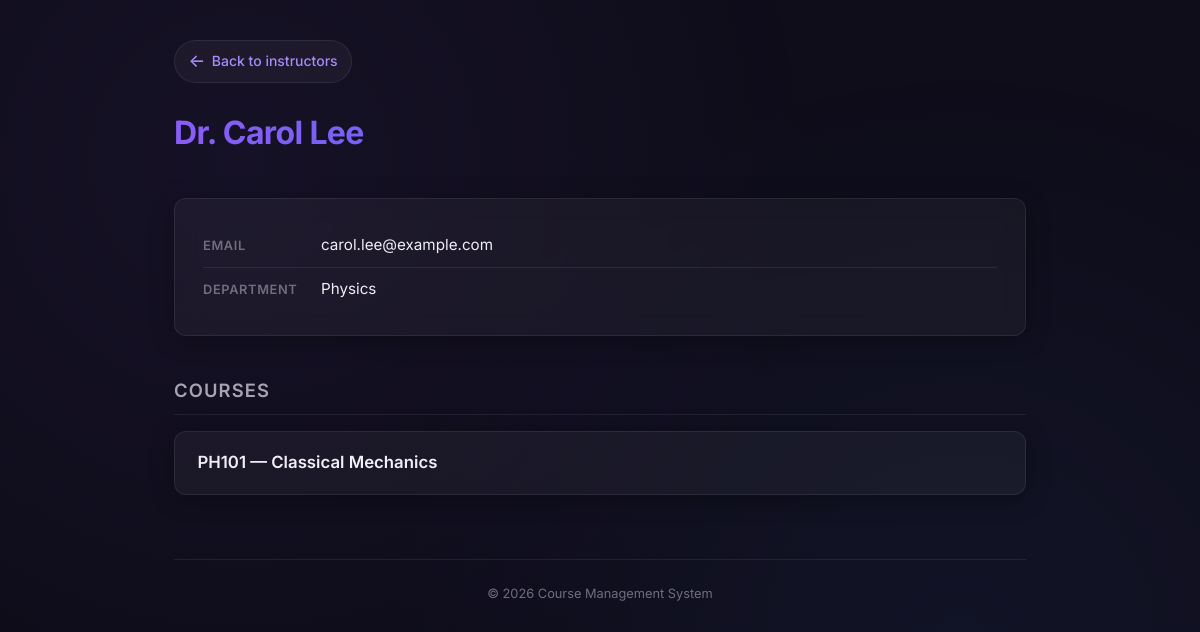
/instructor/3/, run on the app's committed database.
### instructor/models.py (models this page shows, shortened)
class Instructor(models.Model):
    name = models.CharField(max_length=100)
    email = models.EmailField(unique=True)
    department = models.CharField(max_length=100)
    class Meta:
        ordering = ["name"]

### course/models.py (models this page shows, shortened)
class Course(models.Model):
    title = models.CharField(max_length=200)
    code = models.CharField(max_length=20, unique=True)
    description = models.TextField(blank=True)
    instructor = models.ForeignKey(
        Instructor,
        on_delete=models.CASCADE,
        related_name="courses",
    )
    class Meta:
        ordering = ["code"]

### instructor/views.py (the view)
# urls.py: path('instructor/<int:pk>/', views.instructor_detail, name='instructor_detail'),
def instructor_detail(request, pk: int):
    instructor = get_object_or_404(Instructor, pk=pk)
    courses = instructor.courses.all()
    return render(
        request,
        "instructor/instructor_detail.html",
        {"instructor": instructor, "courses": courses},
    )

### instructor/templates/instructor/instructor_detail.html (shortened to what this page needs)
{% extends "base.html" %}
{% block content %}
<a href="{% url 'instructor_list' %}" class="back-link">
    <span class="arrow">&larr;</span> Back to instructors
</a>
<header class="page-header">
    <h1>{{ instructor.name }}</h1>
</header>
<div class="info-block">
    <div class="info-row">
        <span class="info-label">Email</span>
        <span class="info-value">{{ instructor.email }}</span>
    </div>
    <div class="info-row">
        <span class="info-label">Department</span>
        <span class="info-value">{{ instructor.department }}</span>
    </div>
</div>
<h2 class="section-title">Courses</h2>
<ul class="card-list">
    {% for course in courses %}
    <li class="card-item">
        <a href="{% url 'course_detail' course.pk %}">
            <span class="card-title">{{ course.code }} &mdash; {{ course.title }}</span>
        </a>
    </li>
    {% empty %}
    <li class="empty-state">No courses assigned to this instructor.</li>
    {% endfor %}
</ul>
{% endblock %}

### static/css/style.css (style rules this page uses)
:root { --bg-primary: #0f0d1a; --bg-secondary: #1a1726; --bg-card: rgba(255, 255, 255, 0.04); --bg-card-hover: rgba(255, 255, 255, 0.08); --border-color: rgba(255, 255, 255, 0.08); --text-primary: #f0eef6; --text-secondary: #a7a3b5; --text-muted: #706d80; --accent: #8b5cf6; --accent-light: #a78bfa; --accent-glow: rgba(139, 92, 246, 0.25); --gradient: linear-gradient(135deg, #8b5cf6, #6366f1, #3b82f6); --radius: 12px; --radius-sm: 8px; --shadow: 0 4px 24px rgba(0, 0, 0, 0.3); --shadow-hover: 0 8px 40px rgba(0, 0, 0, 0.45); --transition: 0.25s cubic-bezier(0.4, 0, 0.2, 1); }
*, *::before, *::after { box-sizing: border-box; margin: 0; padding: 0; }
html { font-size: 16px; scroll-behavior: smooth; }
body { font-family: 'Inter', system-ui, -apple-system, sans-serif; background: var(--bg-primary); color: var(--text-primary); line-height: 1.6; min-height: 100vh; -webkit-font-smoothing: antialiased; }
body::before { content: ''; position: fixed; inset: 0; background-image: radial-gradient(circle at 20% 20%, rgba(139, 92, 246, 0.06) 0%, transparent 50%), radial-gradient(circle at 80% 80%, rgba(59, 130, 246, 0.06) 0%, transparent 50%); pointer-events: none; z-index: 0; }
.page-header { margin-bottom: 2.5rem; }
.page-header h1 { font-size: 2rem; font-weight: 700; letter-spacing: -0.02em; background: var(--gradient); -webkit-background-clip: text; -webkit-text-fill-color: transparent; background-clip: text; }
.back-link { display: inline-flex; align-items: center; gap: 0.4rem; font-size: 0.875rem; font-weight: 500; color: var(--accent-light); text-decoration: none; margin-bottom: 1.5rem; padding: 0.4rem 0.85rem; border-radius: 999px; background: var(--bg-card); border: 1px solid var(--border-color); transition: all var(--transition); }
.back-link .arrow { font-size: 1.1rem; transition: transform var(--transition); }
.section-title { font-size: 1.15rem; font-weight: 600; color: var(--text-secondary); text-transform: uppercase; letter-spacing: 0.06em; margin: 2.5rem 0 1rem; padding-bottom: 0.5rem; border-bottom: 1px solid var(--border-color); }
.info-block { background: var(--bg-card); border: 1px solid var(--border-color); border-radius: var(--radius); padding: 1.5rem 1.75rem; backdrop-filter: blur(12px); box-shadow: var(--shadow); }
.info-row { display: flex; align-items: baseline; gap: 0.5rem; padding: 0.6rem 0; }
.info-row:not(:last-child) { border-bottom: 1px solid var(--border-color); }
.info-label { font-size: 0.8rem; font-weight: 600; text-transform: uppercase; letter-spacing: 0.05em; color: var(--text-muted); min-width: 110px; flex-shrink: 0; }
.info-value { color: var(--text-primary); font-size: 0.95rem; }
.card-list { list-style: none; display: flex; flex-direction: column; gap: 0.75rem; }
.card-item { background: var(--bg-card); border: 1px solid var(--border-color); border-radius: var(--radius); padding: 1.1rem 1.4rem; transition: all var(--transition); box-shadow: var(--shadow); }
.card-item a { text-decoration: none; color: var(--text-primary); display: block; }
.card-item .card-title { font-size: 1.05rem; font-weight: 600; margin-bottom: 0.2rem; transition: color var(--transition); }

### data on the page
Instructor: name "Dr. Carol Lee", email "carol.lee@example.com", department "Physics"
Course: code "PH101", title "Classical Mechanics"
